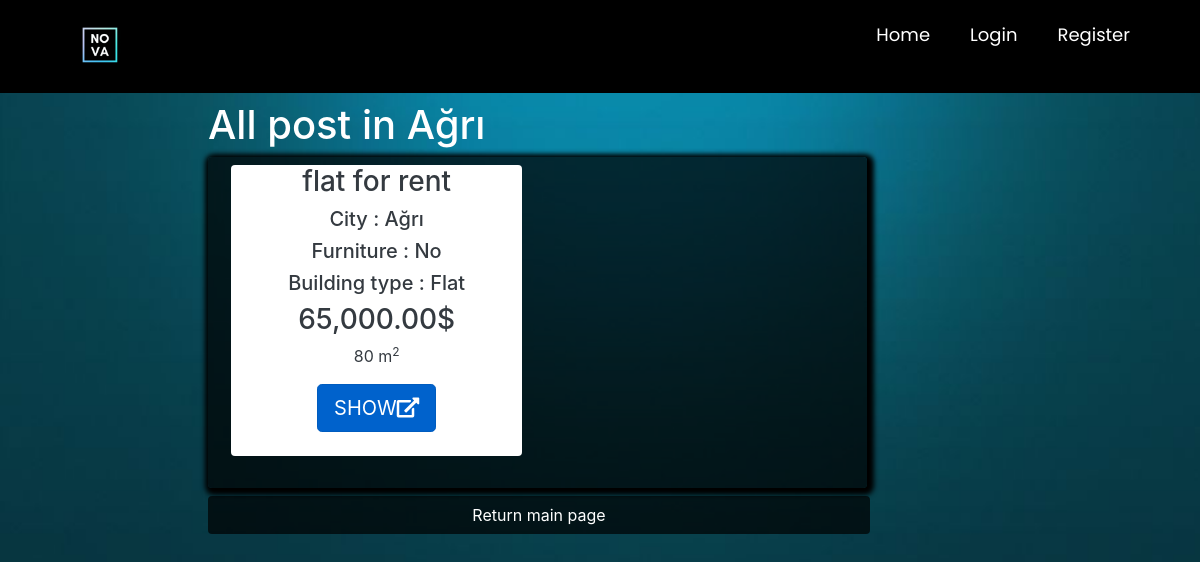
/productbyloc/Ağrı, run on an earlier commit of the app's database.
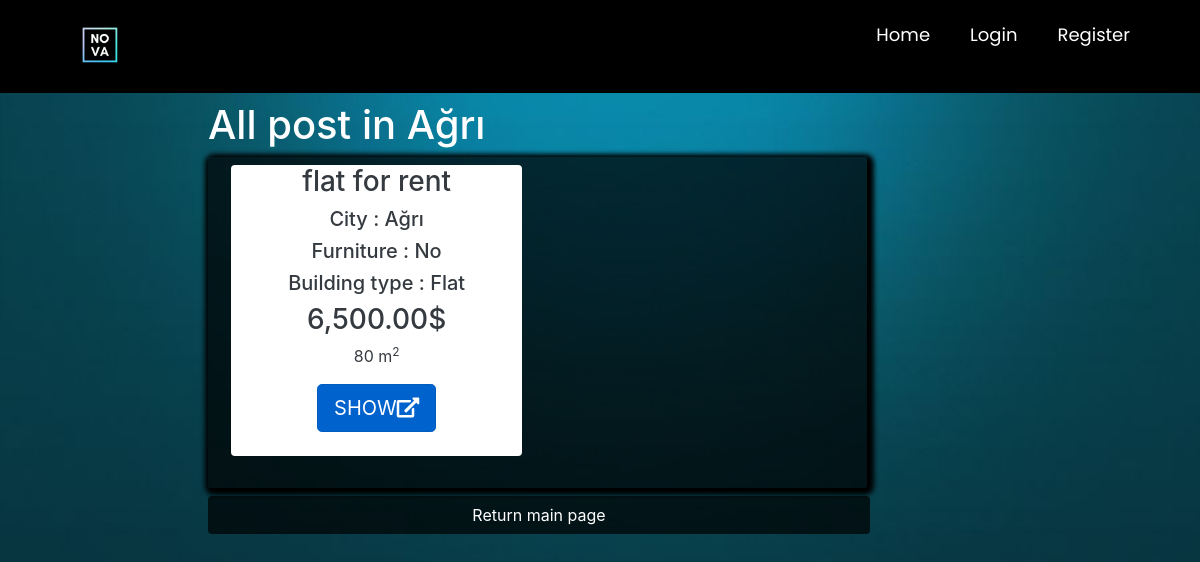
And on a later commit of the database.
### main/models.py (models this page shows, shortened)
class Post(models.Model):
    ouruser = models.ForeignKey(ourUser, null=True, on_delete=models.CASCADE)
    post_title = models.CharField(max_length=255,null=True)
    post_description = models.TextField()
    price = models.DecimalField(decimal_places=2 , max_digits=12)
    location = models.CharField(max_length=255,null=True,choices=city)
    postType = models.CharField(choices=RorS , max_length=50, null=True , default='For Sale')
    floor = models.DecimalField(decimal_places=0 , max_digits=3 ,null=True)
    building_age = models.DecimalField(decimal_places=0, max_digits=2 , null=True)
    area = models.DecimalField(decimal_places=0,max_digits=4 ,null=True)
    isFurniture = models.CharField(choices=Furniture ,null=True,max_length=50,default="No")
    building_type = models.CharField(choices=b_types ,null=True ,max_length=50)
    room = models.DecimalField(decimal_places=0 , max_digits=3 ,null=True)

### main/views.py (the view)
# urls.py: path('productbyloc/<str:loc>', views.productbyloc, name="product_loc"),#search on  map
def productbyloc(request, loc):
    location=loc
    posts = Post.objects.all()
    posts = posts.filter(Q(location__icontains=loc))
    mydict = {'posts': posts,'location':location}
    return render(request, 'main/productByLocation.html', context=mydict)

### main/templates/main/productByLocation.html (shortened to what this page needs)
{% extends 'main/mainpage.html' %}
{% load static %}
{% load humanize %}
{% block content %}
<head>
    <link href="//maxcdn.bootstrapcdn.com/bootstrap/4.1.1/css/bootstrap.min.css" rel="stylesheet" id="bootstrap-css">
    <link rel="stylesheet" href="https://stackpath.bootstrapcdn.com/bootstrap/4.1.3/css/bootstrap.min.css"
>
    <link rel="stylesheet" href="https://use.fontawesome.com/releases/v5.3.1/css/all.css"
>
</head>
<div style="margin-left: 17%">
    <div class="container p-1 my-1 text-white rounded">
        <h1> All post in {{location}}</h1>
        <div class="col-md-8 rounded" style=" box-shadow: 2px 2px 5px 5px #000000;background-color: rgba(0,0,0,0.7)">
            <div class="row p-2 my-2">
                {% if posts %}
                {% for i in posts %}
                <div class="col-md-6 ">
                    <div class="container-fluid bg-white rounded text-dark" style="text-align:center;">
                        <h3>{{ i.post_title }}</h3>
                        <h5>City : {{ i.location }}</h5>
                        <h5>Furniture : {{ i.isFurniture }}</h5>
                        <h5>Building type : {{ i.building_type }}</h5>
                        <h3>{{ i.price|intcomma }}$</h3>
                        <p class="descroption">{{i.area}} m<sup>2</sup></p>
                        <a href="{% url 'product_details' i.id %}" class="btn btn-primary btn-lg active" role="button"
                           aria-pressed="true">SHOW<i class="fas fa-external-link-alt"></i></a>
                        <br><br>
                    </div>
                    <br>
                </div>
                {% endfor %}
                {%else%}
                <h3> There is no post in {{location}}</h3>
                {% endif %}
            </div>
        </div>
            <button class="btn login_btn" onclick="window.location.href='/'">Return main page</button>
    </div>
</div>
{% endblock %}

What changed in the data, as far as the page shows it:
changed Post "flat for rent": price "65,000.00" → "6,500.00"
